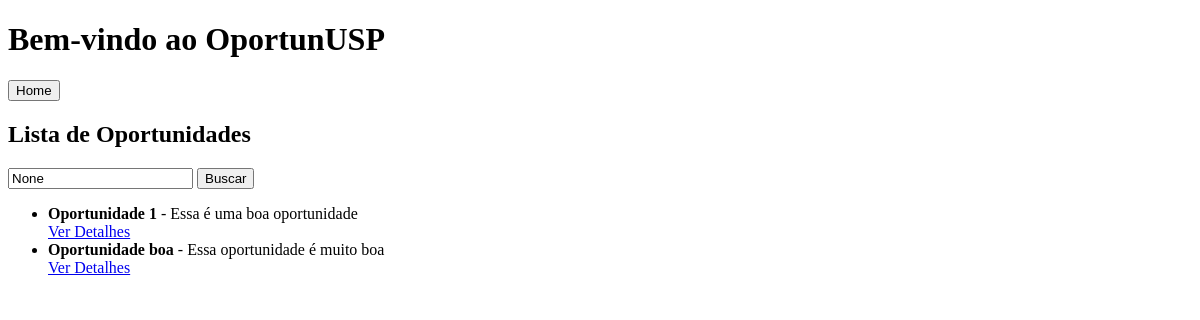
/oportunidades/opportunity/, run on an earlier commit of the app's database.
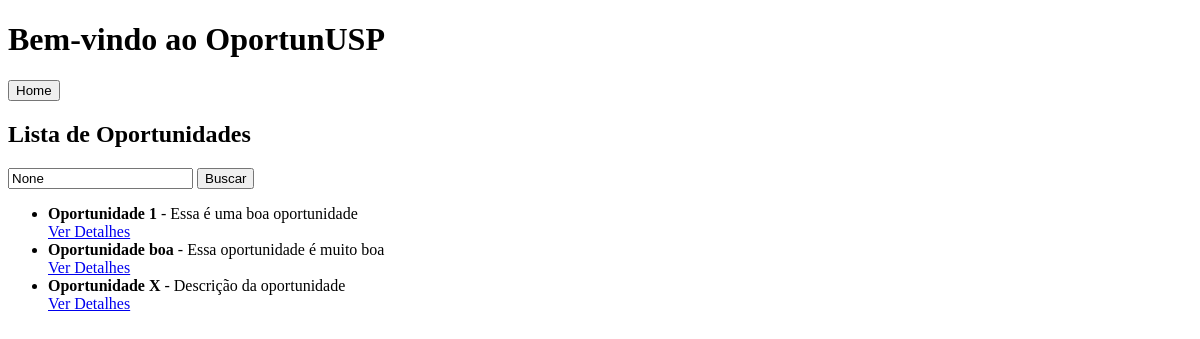
And on a later commit of the database.
### oportunidades/models.py (models this page shows, shortened)
class Opportunity(models.Model):
    title = models.CharField(max_length=255)
    description = models.TextField()
    posted_by = models.ForeignKey(User, on_delete=models.CASCADE)  # Quem publicou
    category = models.CharField(max_length=100)  # Área da pesquisa
    date_posted = models.DateTimeField(auto_now_add=True)
    is_active = models.BooleanField(default=True)  # Se a oportunidade está ativa
    subscribers = models.ManyToManyField(User, related_name='subscribed_opportunities', blank=True)  # Usuários inscritos

### oportunidades/views.py (the view)
# urls.py: path('opportunity/', views.opportunity_list, name='opportunity_list'),
def opportunity_list(request):
    query = request.GET.get('q')  # Obtém o termo de busca da URL
    if query:
        opportunities = Opportunity.objects.filter(
            Q(title__icontains=query) | Q(description__icontains=query)  # Busca no título e descrição
        )
    else:
        opportunities = Opportunity.objects.all()
    return render(request, 'oportunidades/opportunity_list.html', {'opportunities': opportunities, 'query': query})

### oportunidades/templates/oportunidades/opportunity_list.html (shortened to what this page needs)
{% extends 'base_generic.html' %}
{% block content %}
    <h2>Lista de Oportunidades</h2>
    <form method="get" action="{% url 'opportunity_list' %}">
        <input type="text" name="q" placeholder="Buscar oportunidades..." value="{{ query }}">
        <button type="submit">Buscar</button>
    </form>
    <ul>
        {% for opportunity in opportunities %}
            <li>
                <strong>{{ opportunity.title }}</strong> - {{ opportunity.description }}<br>
                <a href="{% url 'opportunity_detail' opportunity.pk %}">Ver Detalhes</a>
            </li>
        {% empty %}
            <li>Nenhuma oportunidade encontrada.</li>
        {% endfor %}
    </ul>
{% endblock %}

### oportunidades/templates/base_generic.html (shortened to what this page needs)
<!DOCTYPE html>
<html lang="en">
<head>
</head>
<body>
    <header>
        <h1>{% block header %}Bem-vindo ao OportunUSP{% endblock %}</h1>
        <nav>
            <a href="{% url 'home' %}"> <button> Home </button> </a>
        </nav>
    </header>
    <div>
        {% block content %}
        {% endblock %}
    </div>
</body>
</html>

What changed in the data, as far as the page shows it:
added Opportunity: title "Oportunidade X", description "Descrição da oportunidade"
